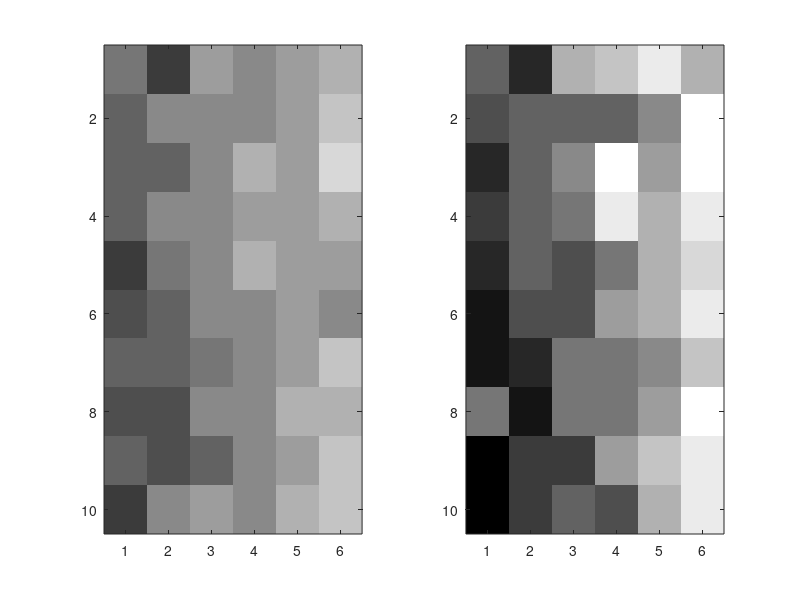

This chart was generated by the following MATLAB code:
clear all

for k=1:10 %number of kids in the study
    kid10(k,:)= [2:7]+randn(1,6);
        kid5(k,:)= [2:7]+randn(1,6)+3;
end


subplot(1,2,1)
image(kid5+1); colormap(gray(14))
subplot(1,2,2)
imagesc(kid10+1); colormap(gray(14))